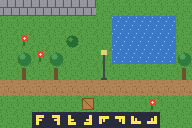

Rendered tile map (Tiled .tmx) drawn with the repository's tilesets; below, a short description and the map source with its tile grids summarised:
An orthogonal 12x8 tile map with 16x16 px tiles, 3 tile layers (ground, deco, trees), 2 tilesets and 2 objects (spawn, water).

<map version="1.10" tiledversion="1.10.2" orientation="orthogonal" renderorder="right-down" width="12" height="8" tilewidth="16" tileheight="16" infinite="0" nextlayerid="6" nextobjectid="3">
 <properties>
  <property name="title" value="Sample" />
 </properties>
 <tileset firstgid="1" name="terrain" tilewidth="16" tileheight="16" tilecount="8" columns="4">
  <image source="terrain.png" width="64" height="32" />
  <tile id="2">
   <properties>
    <property name="water" type="bool" value="true" />
   </properties>
  </tile>
  <tile id="3">
   <properties>
    <property name="solid" type="bool" value="true" />
   </properties>
  </tile>
 </tileset>
 <tileset firstgid="9" source="props.tsx" />
 <layer id="1" name="ground" width="12" height="8">
  <data encoding="csv">
4,4,4,4,4,4,1,1,1,1,1,1,
1,1,1,1,1,1,1,3,3,3,3,1,
1,1,1,1,1,1,1,3,3,3,3,1,
1,1,1,1,1,1,1,3,3,3,3,1,
1,1,1,1,1,1,1,1,1,1,1,1,
2,2,2,2,2,2,2,2,2,2,2,2,
1,1,1,1,1,1,1,1,1,1,1,1,
1,1,1,1,1,1,1,1,1,1,1,1
</data>
 </layer>
 <group id="2" name="decor">
  <layer id="3" name="deco" width="12" height="8">
   <data>[96 cells, 13 non-empty, 4 distinct tile ids]</data>
  </layer>
  <layer id="4" name="trees" width="12" height="8" opacity="0.85">
   <data encoding="csv">
0,0,0,0,0,0,0,0,0,0,0,0,
0,0,0,0,0,0,0,0,0,0,0,0,
0,0,0,0,0,0,0,0,0,0,0,0,
0,0,0,0,0,0,0,0,0,0,0,0,
0,9,0,9,0,0,10,0,0,0,0,9,
0,0,0,0,0,0,0,0,0,0,0,0,
0,0,0,0,0,0,0,0,0,0,0,0,
0,0,0,0,0,0,0,0,0,0,0,0
</data>
  </layer>
 </group>
 <objectgroup id="5" name="objects">
  <object id="1" name="spawn" x="40" y="88">
   <point />
  </object>
  <object id="2" name="pond" type="water" x="112" y="16" width="64" height="48">
   <properties>
    <property name="depth" type="float" value="1.5" />
   </properties>
  </object>
 </objectgroup>
</map>
